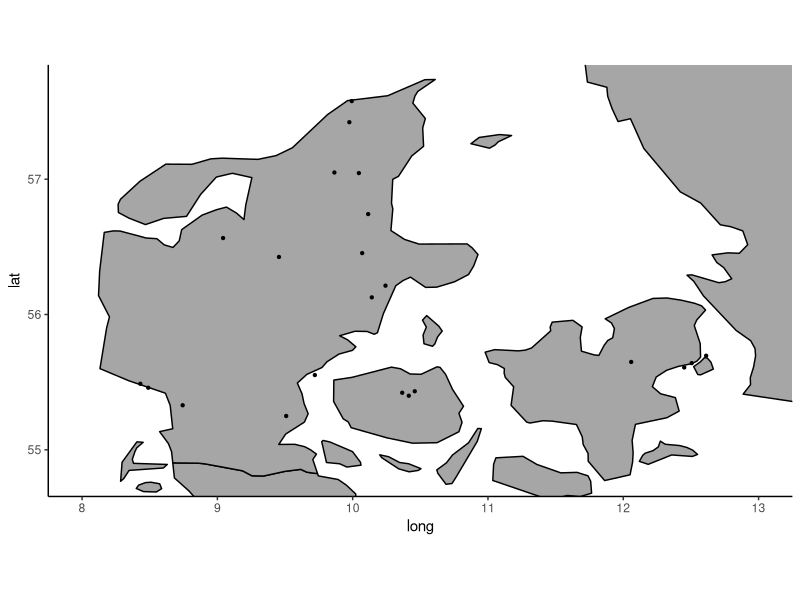
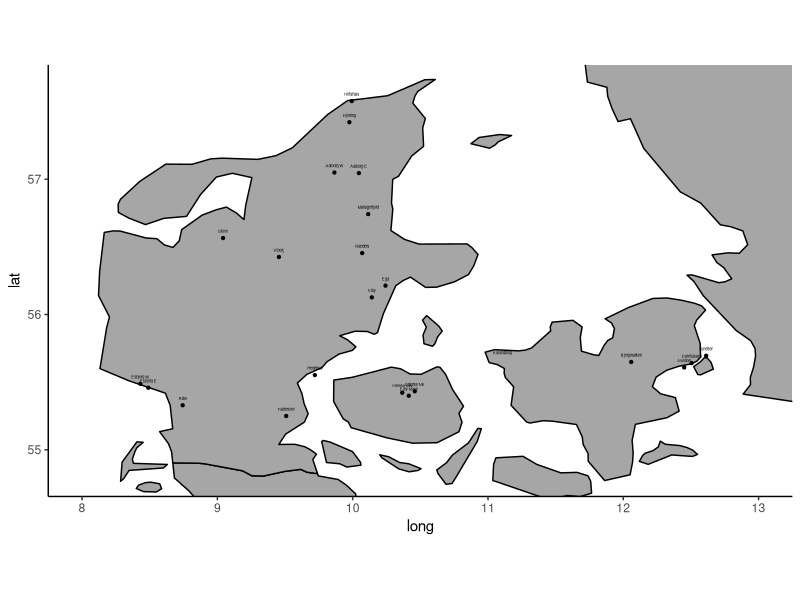
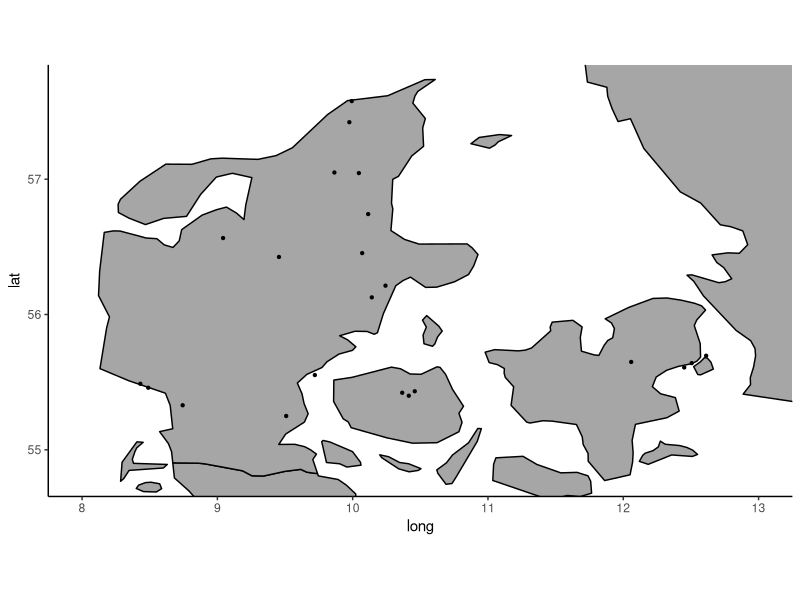
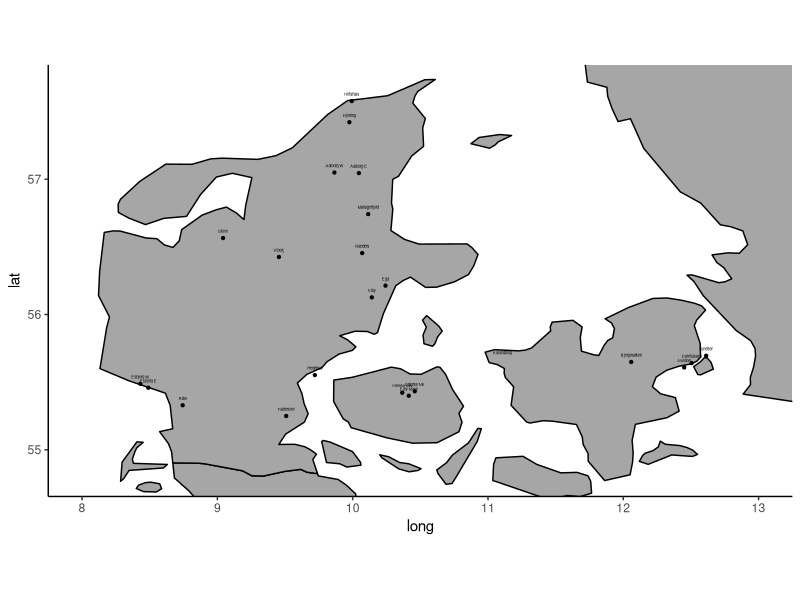

Recreate these plots in R, in order.
library(tidyverse)
library(maps)


samples <- read.csv("metadata/Danish_WWTPs/Danish-WWTPs-lat-long.csv")
samples_modf <- samples %>% filter(plant != "Kalundborg")

p <- ggplot() + borders("world", colour="black", fill="gray65") + coord_fixed(xlim=c(8, 13), ylim=c(54.8, 57.7))
p1 <- p + geom_point(data=samples_modf, aes(x=lon, y=lat), size=0.8)
  

denmark_no_labels <- p1 + theme_classic()
denmark_no_labels
denmark_wwtps_labels <- p1 + geom_text(data=samples, aes(x=lon, y=lat, label=plant), size = 1, col = "black", nudge_y=0.05) + theme_classic()
denmark_wwtps_labels
ggsave(plot=denmark_no_labels, filename="figures/Denmark-WWTP-map-no-labels.png", width=10, height=10, units=c("cm"))
ggsave(plot=denmark_wwtps_labels, filename="figures/Denmark-WWTPs-map-labels.png", width=10, height=10, units=c('cm'))
